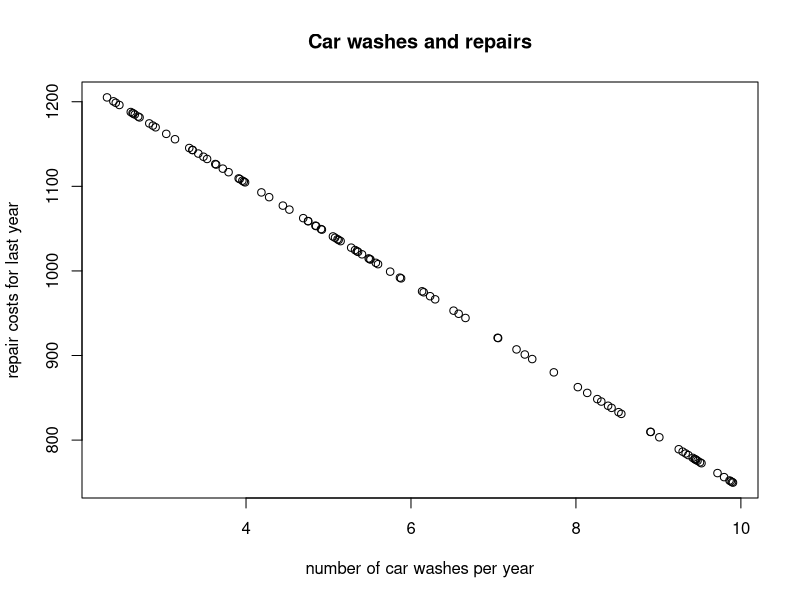
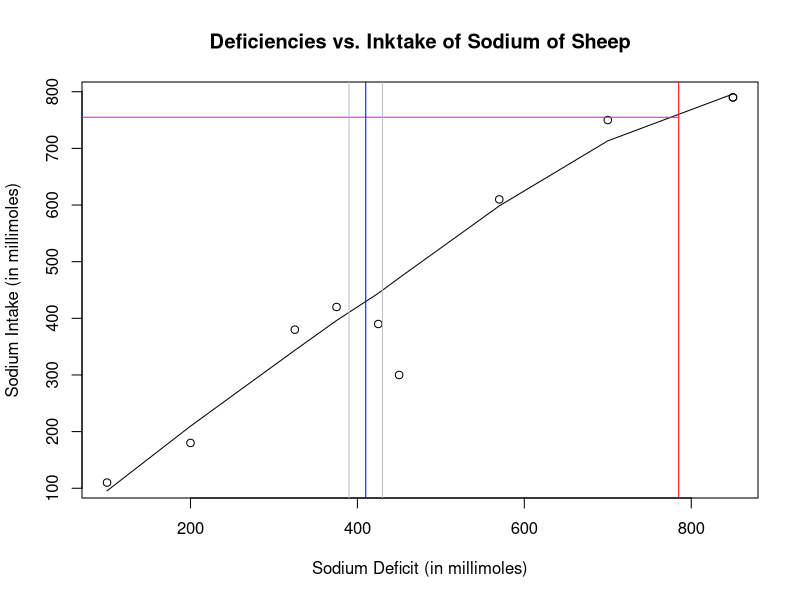

These figures' R source, in order:
## ---- chunk 1
x= runif(100, 2.2, 10)
plot(x, 1344-60*x, main="Car washes and repairs", xlab="number of car washes per year", ylab="repair costs for last year" )
## ---- chunk 2
deficit = c(100, 200, 570, 850, 700, 425, 375, 325, 450, 850)
intake =  c(110, 180, 610, 790, 750, 390, 420, 380, 300, 790)

## ---- chunk 3
plot(deficit, intake, main="Deficiencies vs. Inktake of Sodium of Sheep", xlab ="Sodium Deficit (in millimoles)", ylab="Sodium Intake (in millimoles)")
lines(lowess(deficit, intake))
lines(c(785,785), c(0,900), col="red")
lines(c(785,0), c(755,755), col="magenta")

lines(c(410,410), c(0,900), col="blue")
lines(c(390,390), c(0,900), col="gray")
lines(c(430,430), c(0,900), col="gray")
